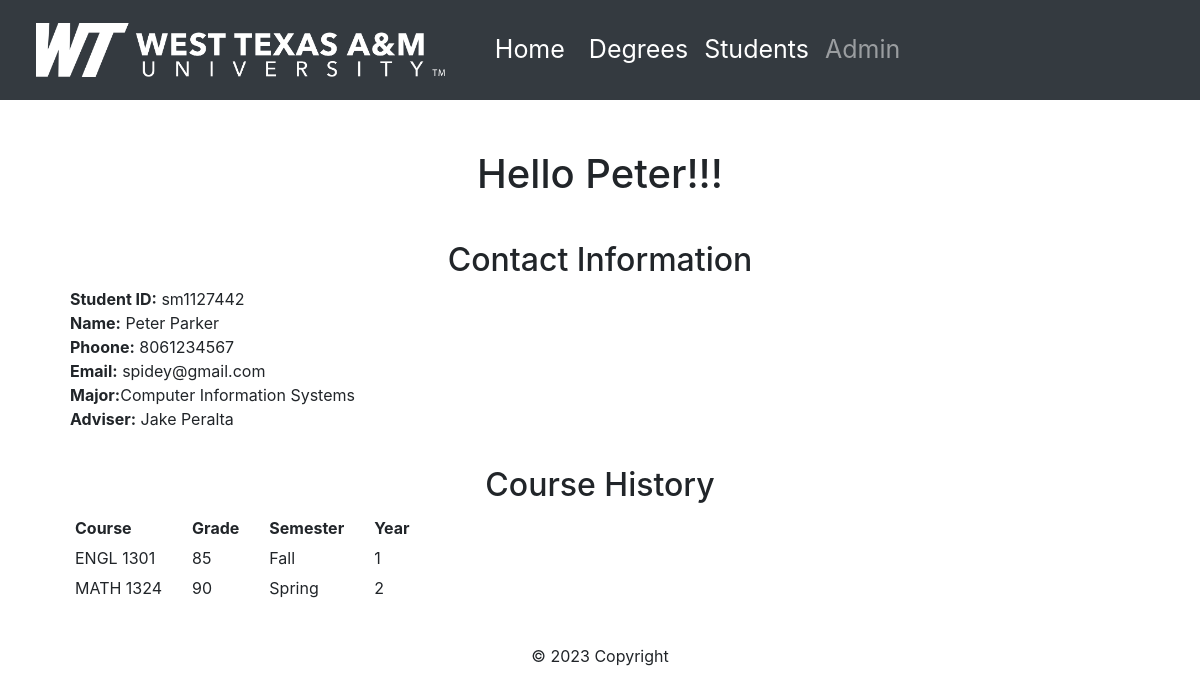
Page /studentgrades/sm1127442 on the committed database.
### WTdegreecheck/models.py (models this page shows, shortened)
class Student(models.Model):
    studentID = models.CharField(max_length=100, help_text="ex: aa1234567", primary_key=True)
    firstname = models.CharField(max_length=100)
    lastname = models.CharField(max_length=100)
    phone = models.CharField(max_length=15)
    email = models.EmailField(max_length=250, null=True)
    major = models.ForeignKey(Major,on_delete=models.CASCADE, default=0)
    adviser = models.ForeignKey(Faculty,on_delete=models.CASCADE, default=0, null=True)
    password = models.CharField(max_length=100)

class Major(models.Model):
    code = models.IntegerField()
    degree = models.ForeignKey(Degree, on_delete=models.CASCADE)
    name = models.CharField(max_length=100, help_text="Major name")
    college = models.ForeignKey(College,on_delete=models.CASCADE, default=0)
    dept = models.ForeignKey(Department, on_delete=models.CASCADE, default = 0)
    def __str__(self):
        return self.name

class Faculty(models.Model):
    firstname = models.CharField(max_length=100)
    lastname = models.CharField(max_length=100)
    phone = models.CharField(max_length=15)
    email = models.EmailField
    department = models.ForeignKey(Department, on_delete=models.CASCADE, default = 0)
    courses = models.ManyToManyField(Course)
    def __str__(self):
        return f'{self.firstname} {self.lastname}'

class Studentgrade(models.Model):
    studentID = models.ForeignKey(Student,on_delete=models.CASCADE, default=0)
    course = models.ForeignKey(Course,on_delete=models.CASCADE, default=0)
    status = models.BooleanField()
    grade = models.IntegerField()
    semester = models.ForeignKey(Semester, on_delete=models.CASCADE, default=0)
    yeartaken = models.IntegerField(help_text="program year")

class Course(models.Model):
    c_ID = models.CharField(max_length=20, help_text="ex. CIDM 6325")
    c_name = models.CharField(max_length= 150, help_text="e-commerce and web development")
    hours = models.IntegerField(default=3,help_text="number of credit hours")
    def __str__(self):
        return self.c_ID

class Semester(models.Model):
    sem = models.CharField(max_length=50,help_text="Spring,Fall,Summer I, Summer II")
    def __str__(self):
        return self.sem

### WTdegreecheck/views.py (the view)
# urls.py: path('studentgrades/<str:pk>', WTdegreecheck.views.studentgrades, name='studentgrades'),
def studentgrades(request, pk):
    try:
        students = get_object_or_404(Student, studentID=pk)
        grades = students.studentgrade_set.all()
        context = {'students':students, 'grades':grades}
        return render(request,'studentgrades.html', context)
    except Student.DoesNotExist:
        print("Student not found!")
        return HttpResponse("Student not found")

### WTdegreecheck/templates/studentgrades.html
{% extends 'base.html' %}
{% block content %}
<h1>Hello {{students.firstname}}!!!</h1>
<h2>Contact Information</h2>
<span><strong>Student ID:</strong> {{students.studentID}}</span><br>
<span><strong>Name:</strong> {{students.firstname}} {{students.lastname}}</span><br>
<span><strong>Phoone:</strong> {{students.phone}}</span><br>
<span><strong>Email:</strong> {{students.email}}</span><br>
<span><strong>Major:</strong>{{students.major}}</span><br>
<span><strong>Adviser:</strong> {{students.adviser}}</span><br>
<h2>Course History</h2>
<table>
    <tr>
        <th>Course</th>
        <th>Grade</th>
        <th>Semester</th>
        <th>Year</th>
    </tr>
    {% for grade in grades %}
    <tr>
        <td>{{grade.course}}</td>
        <td>{{grade.grade}}</td>
        <td>{{grade.semester}}</td>
        <td>{{grade.yeartaken}}</td>
    </tr>
    {% endfor %}
</table>
{% endblock %}

### WTdegreecheck/templates/base.html (style rules this page uses)
h1 { text-align: center; padding-top: 50px; }
h2 { text-align: center; padding-top: 35px; }
table { margin-left: 5%; }
span { margin-left: 5%; padding: 10px; }
th, td { padding-left: 15px; padding-right: 15px; padding-top: 3px; padding-bottom: 3px; }

### rows in the picture
Student: firstname "Peter", studentID "sm1127442", lastname "Parker", phone "8061234567", email "spidey@gmail.com", major "Computer Information Systems", adviser "Jake Peralta"
Studentgrade: course "ENGL 1301", grade "85", semester "Fall", yeartaken "1"
Studentgrade: course "MATH 1324", grade "90", semester "Spring", yeartaken "2"
